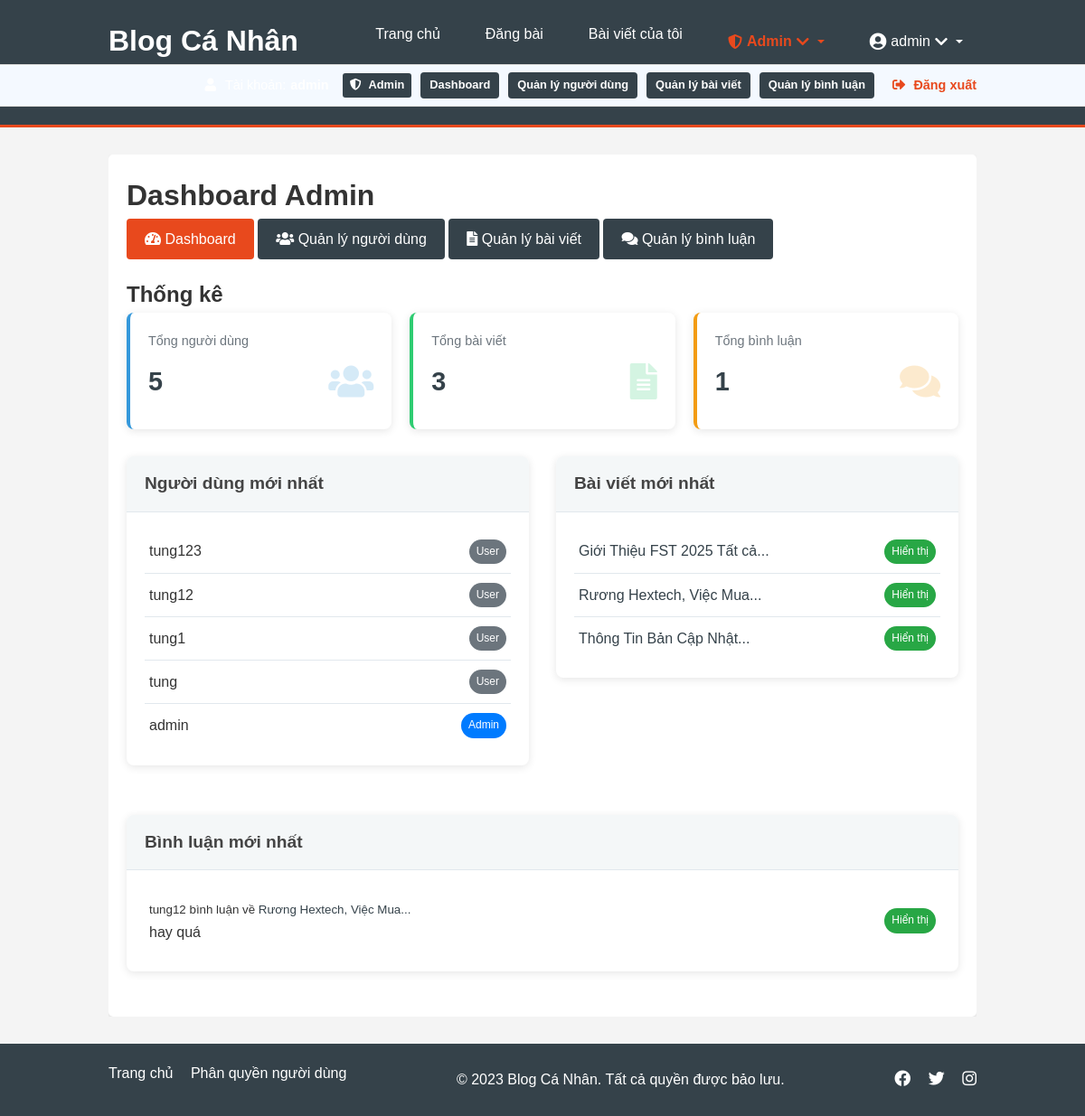
The app's page /admin/dashboard (signed in), older data.
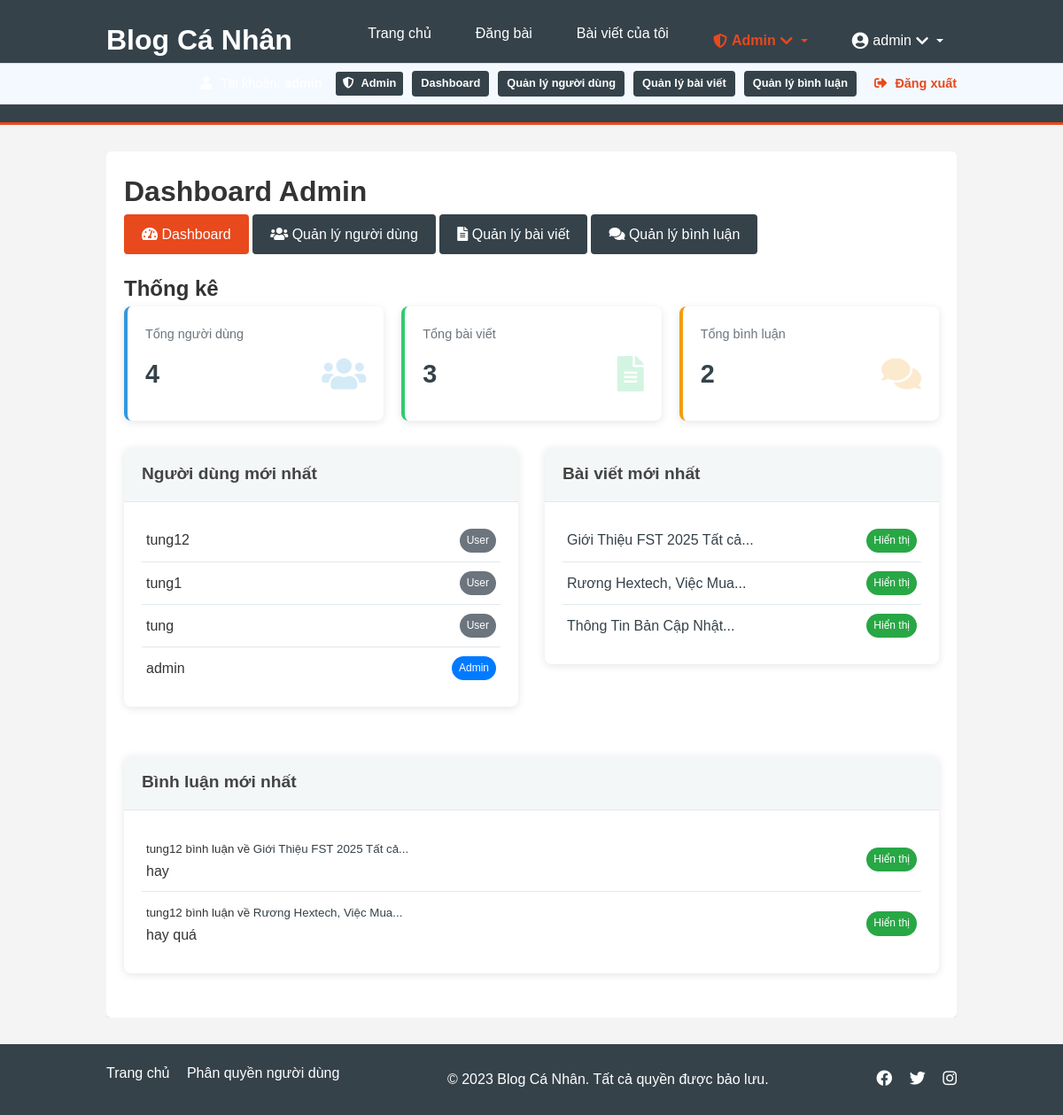
The same page, newer data.
### models.py (models this page shows, shortened)
class User(db.Model, UserMixin):
    id = db.Column(db.Integer, primary_key=True)
    username = db.Column(db.String(150), unique=True, nullable=False)
    password = db.Column(db.String(150), nullable=False)
    is_admin = db.Column(db.Boolean, default=False)
    is_active = db.Column(db.Boolean, default=True)
    date_joined = db.Column(db.DateTime, default=datetime.utcnow)
    posts = db.relationship('Post', backref='user', lazy=True)
    role = db.Column(db.String(20), default='viewer')  # 'viewer', 'collaborator', 'editor'

class Post(db.Model):
    id = db.Column(db.Integer, primary_key=True)
    title = db.Column(db.String(200), nullable=False)
    date_posted = db.Column(db.DateTime, nullable=False, default=datetime.utcnow)
    content = db.Column(db.Text, nullable=False)
    image_path = db.Column(db.String(200), nullable=True)
    user_id = db.Column(db.Integer, db.ForeignKey('user.id'), nullable=False)
    is_hidden = db.Column(db.Boolean, default=False)

class Comment(db.Model):
    id = db.Column(db.Integer, primary_key=True)
    content = db.Column(db.Text, nullable=False)
    date_posted = db.Column(db.DateTime, nullable=False, default=datetime.utcnow)
    user_id = db.Column(db.Integer, db.ForeignKey('user.id'), nullable=False)
    post_id = db.Column(db.Integer, db.ForeignKey('post.id'), nullable=False)
    is_hidden = db.Column(db.Boolean, default=False)
    user = db.relationship('User', backref=db.backref('comments', lazy=True))
    post = db.relationship('Post', backref=db.backref('comments', lazy=True))

### routes/admin.py (the view)
@admin_bp.route('/admin/dashboard')
@login_required
@admin_required
def dashboard():
    total_users = User.query.count()
    total_posts = Post.query.count()
    total_comments = Comment.query.count()
    recent_users = User.query.order_by(User.id.desc()).limit(5).all()
    recent_posts = Post.query.order_by(Post.date_posted.desc()).limit(5).all()
    recent_comments = Comment.query.order_by(Comment.date_posted.desc()).limit(5).all()
    return render_template('admin/dashboard.html',
                          total_users=total_users,
                          total_posts=total_posts,
                          total_comments=total_comments,
                          recent_users=recent_users,
                          recent_posts=recent_posts,
                          recent_comments=recent_comments,
                          current_year=datetime.now().year)

### app.py (called while the page is built)
@login_manager.user_loader
def load_user(user_id):
    return User.query.get(int(user_id))

### routes/admin.py (called while the page is built)
def admin_required(f):
    @wraps(f)
    def decorated_function(*args, **kwargs):
        if not current_user.is_admin:
            abort(403)
        return f(*args, **kwargs)
    return decorated_function

### templates/admin/dashboard.html (shortened to what the changed rows need)
{% extends "base.html" %}
{% block content %}
<div class="admin-container">
    <h1>Dashboard Admin</h1>
    <div class="admin-dashboard">
        <h2>Thống kê</h2>
        <div class="admin-stats">
            <div class="stat-card stat-users">
                <div class="stat-title">Tổng người dùng</div>
                <div class="stat-value">{{ total_users }}</div>
                <div class="stat-icon"><i class="fas fa-users"></i></div>
            </div>
            <div class="stat-card stat-comments">
                <div class="stat-title">Tổng bình luận</div>
                <div class="stat-value">{{ total_comments }}</div>
                <div class="stat-icon"><i class="fas fa-comments"></i></div>
            </div>
        </div>
        <div class="recent-data">
            <div class="row">
                <div class="col-md-6">
                    <div class="card">
                        <div class="card-body">
                            {% if recent_users %}
                            <ul class="list-group">
                                {% for user in recent_users %}
                                <li class="list-group-item d-flex justify-content-between align-items-center">
                                    {{ user.username }}
                                    <span class="badge rounded-pill {% if user.is_admin %}bg-primary{% else %}bg-secondary{% endif %}">
                                        {% if user.is_admin %}Admin{% else %}User{% endif %}
                                    </span>
                                </li>
                                {% endfor %}
                            </ul>
                            {% else %}
                            <p>Không có người dùng.</p>
                            {% endif %}
                        </div>
                    </div>
                </div>
                <div class="col-md-6">
                    <div class="card">
                        <div class="card-body">
                            {% if recent_posts %}
                            <ul class="list-group">
                                {% for post in recent_posts %}
                                <li class="list-group-item d-flex justify-content-between align-items-center">
                                    <a href="{{ url_for('post.post', post_id=post.id) }}">{{ post.title|truncate(30) }}</a>
                                    <span class="badge rounded-pill {% if post.is_hidden %}bg-danger{% else %}bg-success{% endif %}">
                                        {% if post.is_hidden %}Đã ẩn{% else %}Hiển thị{% endif %}
                                    </span>
                                </li>
                                {% endfor %}
                            </ul>
                            {% else %}
                            <p>Không có bài viết.</p>
                            {% endif %}
                        </div>
                    </div>
                </div>
            </div>
            <div class="row mt-4">
                <div class="col-md-12">
                    <div class="card">
                        <div class="card-body">
                            {% if recent_comments %}
                            <ul class="list-group">
                                {% for comment in recent_comments %}
                                <li class="list-group-item d-flex justify-content-between align-items-center">
                                    <div>
                                        <small>{{ comment.user.username }} bình luận về <a href="{{ url_for('post.post', post_id=comment.post_id) }}">{{ comment.post.title|truncate(30) }}</a></small>
                                        <div>{{ comment.content|truncate(50) }}</div>
                                    </div>
                                    <span class="badge rounded-pill {% if comment.is_hidden %}bg-danger{% else %}bg-success{% endif %}">
                                        {% if comment.is_hidden %}Đã ẩn{% else %}Hiển thị{% endif %}
                                    </span>
                                </li>
                                {% endfor %}
                            </ul>
                            {% else %}
                            <p>Không có bình luận.</p>
                            {% endif %}
                        </div>
                    </div>
                </div>
            </div>
        </div>
    </div>
</div>
{% endblock %}

### templates/base.html (shortened to what this page needs)
<!DOCTYPE html>
<html lang="vi">
<head>
    <link rel="stylesheet" href="{{ url_for('static', filename='css/style.css') }}">
    <link rel="stylesheet" href="https://cdnjs.cloudflare.com/ajax/libs/font-awesome/5.15.4/css/all.min.css">
</head>
<body>
    <header>
        <div class="container">
            <div class="logo">
                <h1><a href="{{ url_for('main.index') }}">Blog Cá Nhân</a></h1>
            </div>
            <nav>
                <ul>
                    <li><a href="{{ url_for('main.index') }}">Trang chủ</a></li>
                    {% if current_user.is_authenticated %}
                        <li><a href="{{ url_for('post.new_post') }}">Đăng bài</a></li>
                        <li><a href="{{ url_for('post.user_posts', username=current_user.username) }}">Bài viết của tôi</a></li>
                        {% if current_user.is_admin %}
                        <li class="user-dropdown">
                            <a href="#" class="dropdown-toggle admin-menu-item">
                                <i class="fas fa-shield-alt"></i> Admin <i class="fas fa-chevron-down"></i>
                            </a>
                        </li>
                        {% endif %}
                        <li class="user-dropdown">
                            <a href="#" class="dropdown-toggle">
                                <i class="fas fa-user-circle"></i> {{ current_user.username }} <i class="fas fa-chevron-down"></i>
                            </a>
                        </li>
                    {% endif %}
                </ul>
            </nav>
        </div>
        {% if current_user.is_authenticated %}
        <div class="user-status">
            <div class="container">
                <div class="user-info">
                    <i class="fas fa-user"></i> Tài khoản: <strong>{{ current_user.username }}</strong>
                    {% if current_user.is_admin %}
                    <span class="admin-badge"><i class="fas fa-shield-alt"></i> Admin</span>
                    <a href="{{ url_for('admin.dashboard') }}" class="admin-link">Dashboard</a>
                    <a href="{{ url_for('admin.users') }}" class="admin-link">Quản lý người dùng</a>
                    <a href="{{ url_for('admin.posts') }}" class="admin-link">Quản lý bài viết</a>
                    <a href="{{ url_for('admin.comments') }}" class="admin-link">Quản lý bình luận</a>
                    {% endif %}
                    <a href="{{ url_for('auth.logout') }}" class="logout-link">
                        <i class="fas fa-sign-out-alt"></i> Đăng xuất
                    </a>
                </div>
            </div>
        </div>
        {% endif %}
    </header>
    <main>
        <div class="container">
            {% block content %}{% endblock %}
        </div>
    </main>
        <footer>
        <div class="container">
            <div class="footer-links">
                <a href="{{ url_for('main.index') }}">Trang chủ</a>
                <a href="{{ url_for('main.roles_help') }}">Phân quyền người dùng</a>
            </div>
            <p>&copy; {{ now.year if now else 2023 }} Blog Cá Nhân. Tất cả quyền được bảo lưu.</p>
            <div class="social-links">
                <a href="#"><i class="fab fa-facebook"></i></a>
                <a href="#"><i class="fab fa-twitter"></i></a>
                <a href="#"><i class="fab fa-instagram"></i></a>
            </div>
        </div>
    </footer>
</body>
</html>

Row changes from the older to the newer data that the page shows:
removed User: username "tung123", is_admin "User"
added Comment: user.username "tung12", post "Giới Thiệu FST 2025 Tất cả...", content "hay", is_hidden "Hiển thị"
Text that changed along with them:
{{ total_users }}: "5" → "4"
{{ total_comments }}: "1" → "2"
